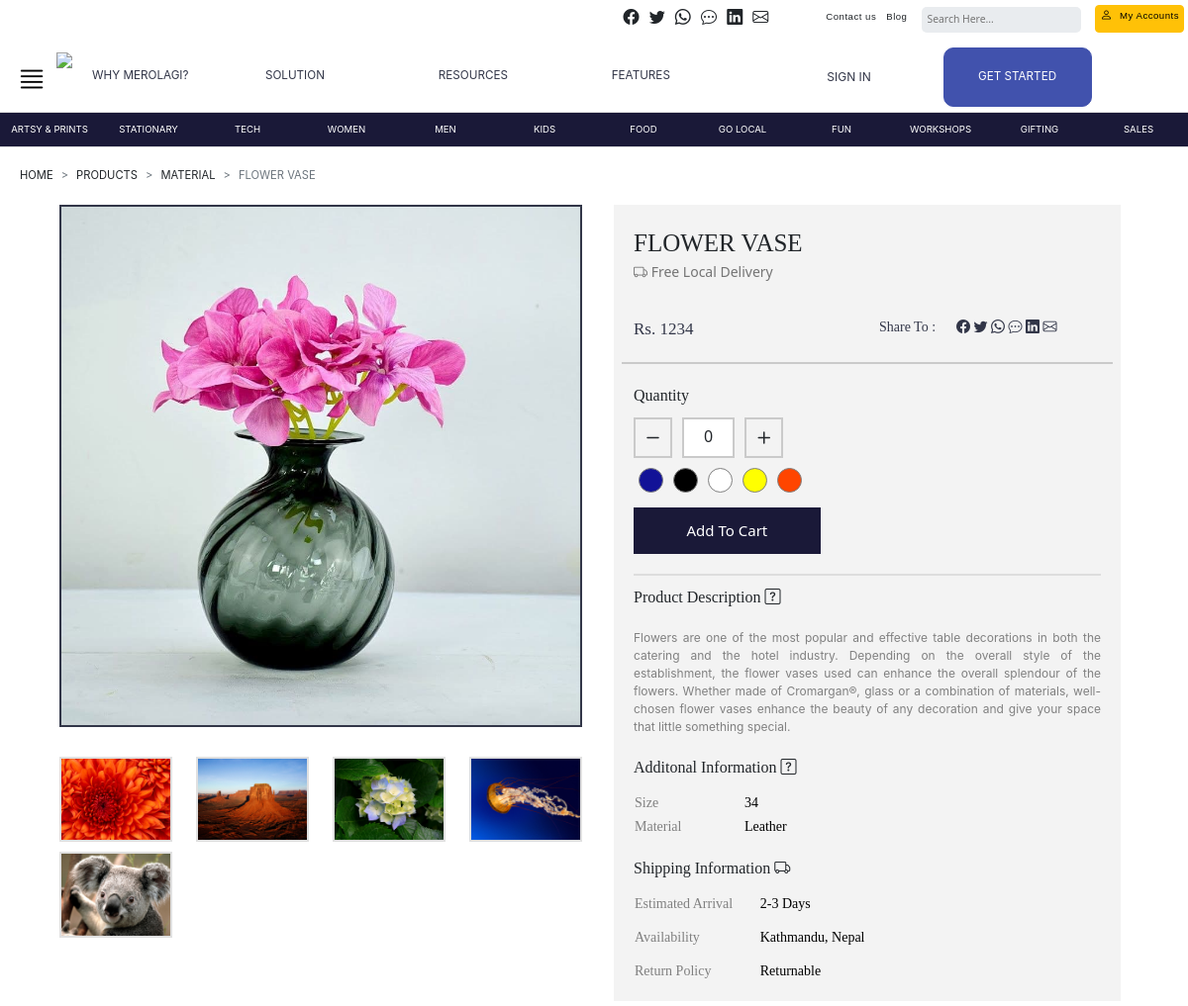
Screenshot of /products/index.php?alias=Flower-Vase with the database file from the repository.
### tables this page shows
CREATE TABLE `db102` (
  `id` int(11) NOT NULL,
  `token` varchar(255) NOT NULL,
  `name` varchar(255) NOT NULL,
  `price` varchar(10) NOT NULL,
  `quantity` varchar(10) NOT NULL,
  `category` varchar(100) NOT NULL,
  `description` text NOT NULL,
  `uploadDate` varchar(100) NOT NULL,
  `uploadTime` varchar(100) NOT NULL
);

CREATE TABLE `db1022` (
  `id` int(11) NOT NULL,
  `token` varchar(255) NOT NULL,
  `image` varchar(255) NOT NULL,
  `type` varchar(20) NOT NULL,
  `uploadDate` varchar(100) NOT NULL,
  `uploadTime` varchar(100) NOT NULL
);

CREATE TABLE `db1023` (
  `id` int(11) NOT NULL,
  `image` varchar(255) NOT NULL,
  `token` varchar(255) NOT NULL,
  `uploadDate` varchar(100) NOT NULL,
  `uploadTime` varchar(100) NOT NULL
);

CREATE TABLE `db1021` (
  `id` int(11) NOT NULL,
  `token` varchar(255) NOT NULL,
  `title` varchar(100) NOT NULL,
  `value` varchar(100) NOT NULL,
  `uploadDate` varchar(100) NOT NULL,
  `uploadTime` varchar(100) NOT NULL
);

### products/index.php (the view, shortened to what this page needs)
<?php
$conn = new mysqli("localhost", "root", "", "merolagi_database1");
$alias = mysqli_escape_string($conn, $_GET['alias']);
$sql1 = "SELECT `productToken` FROM `db1020` WHERE `alias`='{$alias}'";
$result = mysqli_query($conn, $sql1);
if (mysqli_num_rows($result) == 1) {
  $row = mysqli_fetch_assoc($result);
  $token = $row['productToken'];
  $generalInfo = "SELECT * FROM `db102` WHERE `token`='{$token}'";
  $result = mysqli_query($conn, $generalInfo);
  $generalRow = mysqli_fetch_assoc($result);
  $titleInfo = "SELECT `title` FROM `db1021` WHERE `token`='{$token}' ORDER BY `id` DESC";
  $titleResult = mysqli_query($conn, $titleInfo);
  $valueInfo = "SELECT `value` FROM `db1021` WHERE `token`='{$token}' ORDER BY `id` DESC";
  $valueResult = mysqli_query($conn, $valueInfo);
  $primaryImage = "SELECT `image` FROM `db1022` WHERE `token`='{$token}'";
  $primaryImageResult = mysqli_query($conn, $primaryImage);
  $secondaryImage = "SELECT `image` FROM `db1023` WHERE `token`='{$token}'";
  $secondaryImageResult = mysqli_query($conn, $secondaryImage);
}
?>
<!DOCTYPE html>
<html lang="en">
<head>
  <link href="/css/bootstrap.min.css" rel="stylesheet" />
  <link href="style.css" rel="stylesheet" />
  <link href="/universalFiles/header.css" rel="stylesheet" />
  <link rel="stylesheet" href="https://cdn.jsdelivr.net/npm/bootstrap-icons@1.4.1/font/bootstrap-icons.css" />
</head>
<body>
  <div class="container-fluid l-md-remove">
    <div class=" d-flex row l-category-tab-div">
      <div class="l-category-item col-md-1 text-center l-text-style-2">Artsy & Prints</div>
      <div class="l-category-item col-md-1 text-center l-text-style-2">Stationary</div>
      <div class="l-category-item col-md-1 text-center l-text-style-2">Tech</div>
      <div class="l-category-item col-md-1 text-center l-text-style-2">Women</div>
      <div class="l-category-item col-md-1 text-center l-text-style-2">Men</div>
      <div class="l-category-item col-md-1 text-center l-text-style-2">Kids</div>
      <div class="l-category-item col-md-1 text-center l-text-style-2">Food</div>
      <div class="l-category-item col-md-1 text-center l-text-style-2">Go Local</div>
      <div class="l-category-item col-md-1 text-center l-text-style-2">Fun</div>
      <div class="l-category-item col-md-1 text-center l-text-style-2">Workshops</div>
      <div class="l-category-item col-md-1 text-center l-text-style-2">Gifting</div>
      <div class="l-category-item col-md-1 text-center l-text-style-2">Sales</div>
    </div>
  </div>
  <div class="l-breadcrumb" style="padding:20px;padding-bottom:0">
    <nav style="--bs-breadcrumb-divider: '>';" aria-label="breadcrumb">
      <ol class="breadcrumb">
        <li class="breadcrumb-item">Home</li>
        <li class="breadcrumb-item">Products</li>
        <li class="breadcrumb-item"><?php echo $generalRow['category'] ?></li>
        <li class="breadcrumb-item active" aria-current="page"><?php echo $generalRow['name'] ?></li>
      </ol>
    </nav>
  </div>
  <div class="l-product-fixation-1">
    <div class="row">
      <div class="col-md-6 " style="display:flex;flex-direction:column">
        <div class="">
          <?php
          $imageRow = mysqli_fetch_assoc($primaryImageResult);
          ?>
          <img src="/essentials/database/images/<?php echo $imageRow['image'] ?>" class="w-100 l-big-image" alt="" srcset="">
        </div>
        <div class="row" style="margin-top: 20px;">
        <?php
        while($imageRow= mysqli_fetch_assoc($secondaryImageResult)){
        ?>
          <div class="col-3">
            <img src="/essentials/database/images/<?php echo $imageRow['image'] ?>" class="w-100 l-small-image" alt="" srcset="">
          </div>
        <?php
        }
        ?>
        </div>
      </div>
      <div class="col-md-6" style="padding-inline: 20px;">
        <div class="w-100 product-description-main-div" style="display: flex;flex-direction:column">
          <div class="l-description-title">
            <?php echo $generalRow['name'] ?>
          </div>
          <div class="l-local-delivery">
            <span class="bi-truck"></span> Free Local Delivery
          </div>
          <div class="l-price-and-share-div row" style="margin-top: 35px;">
            <div class="col-md-6">
              <div class="l-product-price">
                Rs. <?php echo $generalRow['price'] ?>
              </div>
            </div>
            <div class="col-md-6">
              <div class="l-social-media">
                Share To : &emsp;
                <i class="bi-facebook"></i>
                <i class="bi-twitter"></i>
                <i class="bi-whatsapp"></i>
                <i class="bi-chat-dots"></i>
                <i class="bi-linkedin"></i>
                <i class="bi-envelope"></i>
              </div>
            </div>
          </div>
          <div class="l-quantity-div" style="display: flex;flex-direction:column">
            <span class="l-label-1">Quantity</span>
            <div class="d-flex" style="margin-top: 10px;">
              <span class="bi-dash"></span>
              <span class="quantity-counter">0</span>
              <span class="bi-plus"></span>
            </div>
            <div class="d-flex" style="margin-top: 10px;">
              <span class="color-choose color-blue"></span>
              <span class="color-choose color-black"></span>
              <span class="color-choose color-white"></span>
              <span class="color-choose color-yellow"></span>
              <span class="color-choose color-orange"></span>
            </div>
            <div class="addtocart-btn">Add To Cart</div>
          </div>
          <span class="l-label-1" style="margin-top: 10px;">Product Description <span class="bi-question-square"></span></span>
          <div class="l-product-description">
            <?php echo $generalRow['description'] ?>
          </div>
          <div class="additional-information " style="display: flex;flex-direction:column">
            <span class="l-label-1">Additonal Information <span class="bi-question-square"></span></span>
            <div class="row">
              <div class="col-3" style="padding-left: 25px;padding-top:10px">
                <?php
                while ($titleRow = mysqli_fetch_assoc($titleResult)) {
                ?>
                  <span class="row l-additional-info-label"><?php echo $titleRow['title'] ?></span>
                <?php
                }
                ?>
              </div>
              <div class="col-8" style="padding-top:10px">
                <?php
                while ($valueRow = mysqli_fetch_assoc($valueResult)) {
                ?>
                  <span class="row l-additional-info-label margin-30-res" style="color: black;"><?php echo $valueRow['value'] ?></span>
                <?php
                }
                ?>
              </div>
            </div>
          </div>
          <div class="additional-information " style="display: flex;flex-direction:column">
            <span class="l-label-1">Shipping Information <span class="bi-truck"></span></span>
            <div class="row">
              <div class="row" style="padding-left: 25px;padding-top:10px">
                <div class="col-3">
                  <span class="row l-additional-info-label">Estimated Arrival</span>
                </div>
                <div class="col-8">
                  <span class="l-additional-info-label margin-30-res" style="color: black;">2-3 Days</span>
                </div>
              </div>
              <div class="row" style="padding-left: 25px;padding-top:10px">
                <div class="col-3">
                  <span class="row l-additional-info-label">Availability</span>
                </div>
                <div class="col-8">
                  <span class="l-additional-info-label margin-30-res" style="color: black;">Kathmandu, Nepal</span>
                </div>
              </div>
              <div class="row" style="padding-left: 25px;padding-top:10px">
                <div class="col-3">
                  <span class="row l-additional-info-label">Return Policy</span>
                </div>
                <div class="col-8">
                  <span class="l-additional-info-label margin-30-res" style="color: black;">Returnable</span>
                </div>
              </div>
            </div>
          </div>
        </div>
      </div>
    </div>
  </div>
</body>
</html>

### products/style.css (style rules this page uses)
:root { --main-color: #1a1938; --secondary-color: #fff; --tertiary-color: #323648; --text-color: #323648; --grey-200: #e9ecef; --btn-color: #4152ad; --lighter-primary-color: #e0e0e0; --product-description-background: #f3f3f3; --light-grey: rgb(116, 116, 116); }
.l-text-style-2 { font-weight: 400; font-family: -apple-system, BlinkMacSystemFont, "Segoe UI", Roboto, Oxygen, Ubuntu, Cantarell, "Open Sans", "Helvetica Neue", sans-serif; text-transform: uppercase; font-size: 60%; color: white; align-items: center; padding: 10px; -webkit-transition: border-bottom 0.5s, background 0.5s; -o-transition: border-bottom 0.5s, background 0.5s; transition: border-bottom 0.5s, background 0.5s; align-self: center; border-left: solid 1px var(--main-color); border-right: solid 1px var(--main-color); transition: border-right 0.5s, border-left 0.5s; }
.l-category-tab-div { border-top: solid 1px var(--lighter-primary-color); border-bottom: solid 1px var(--lighter-primary-color); background: var(--main-color); }
.l-breadcrumb { font-weight: 400; font-family: -apple-system, BlinkMacSystemFont, "Segoe UI", Roboto, Oxygen, Ubuntu, Cantarell, "Open Sans", "Helvetica Neue", sans-serif; text-transform: uppercase; font-size: 70%; }
.l-big-image { border: solid var(--tertiary-color) 2px; }
.l-small-image { border: solid var(--lighter-primary-color) 2px; vertical-align: bottom; margin-top: 10px; transform: border 0.5s; }
.product-description-main-div { background: var(--product-description-background); padding: 20px; }
.l-description-title { text-transform: uppercase; font-size: 25px; font-weight: 400; font-family: "Port Lligat Slab", serif; }
.l-local-delivery { margin-top: 0px; font-size: 14px; color: var(--light-grey); }
.l-product-price { font-size: 17px; color: var(--tertiary-color); font-family: "Port Lligat Slab", serif; }
.l-social-media { font-size: 14px; color: var(--tertiary-color); font-family: "Port Lligat Slab", serif; }
.l-price-and-share-div { padding-bottom: 20px; border-bottom: solid rgb(202, 202, 202) 2px; }
.l-quantity-div { padding-top: 20px; padding-bottom: 20px; border-bottom: solid rgb(221, 221, 221) 2px; }
.l-label-1 { font-family: "Port Lligat Slab", serif; }
.quantity-counter { padding: 5px; background: white; margin-inline: 10px; padding-inline: 20px; border: solid rgb(202, 202, 202) 2px; }
.bi-dash, .bi-plus { border: solid rgb(202, 202, 202) 2px; font-size: 25px; padding-inline: 5px; }
.bi-dash, .bi-plus { cursor: pointer; }
.l-product-fixation-1 { padding: 5px; padding-inline: 60px; }
.addtocart-btn { margin-top: 15px; width: 40%; padding: 10px; text-align: center; color: white; background: var(--main-color); border: solid 2px var(--main-color); transition: background 0.5s, color 0.5s; font-size: 15px; cursor: pointer; }
.l-product-description { padding-top: 20px; font-family: -apple-system, BlinkMacSystemFont, "Segoe UI", Roboto, Oxygen, Ubuntu, Cantarell, "Open Sans", "Helvetica Neue", sans-serif; color: grey; font-size: 12px; text-align: justify; }
.additional-information { margin-top: 20px; }
.l-additional-info-label { font-family: "Port Lligat Slab", serif; color: grey; }
.color-choose { width: 25px; height: 25px; border-radius: 50%; cursor: pointer; margin-inline: 5px; border: solid 0.1px grey; }
.color-blue { background: rgb(18, 18, 151); }
.color-black { background: black; }
.color-white { background: white; }
.color-yellow { background: rgb(255, 255, 0); }
.color-orange { background: orangered; }
.l-additional-info-label { font-size: 14px; margin-top: 3px; }
.color-black { color: black; }
.l-md-remove { display: block; }

### rows the page displays
db102: category "MATERIAL", name "FLOWER VASE", price "1234", description "Flowers are one of the most popular and effective table decorations in both the catering and the hotel industry. Depending on the overall style of the establishment, the flower vases used can enhance the overall splendour of the flowers. Whether made of Cromargan®, glass or a combination of materials, well-chosen flower vases enhance the beauty of any decoration and give your space that little something special."
db1022: image (picture)
db1023: image (picture)
db1023: image (picture)
db1023: image (picture)
db1023: image (picture)
db1023: image (picture)
db1021: title "Size", value "34"
db1021: title "Material", value "Leather"
